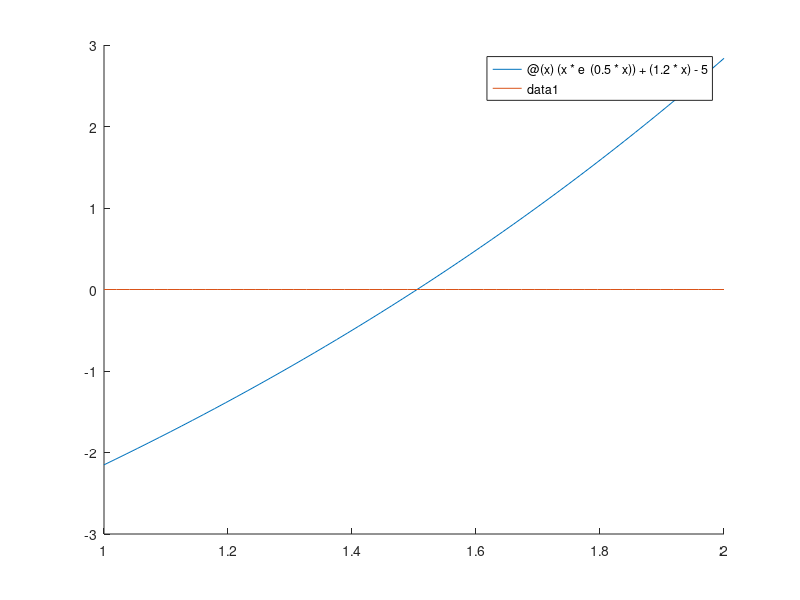

Reproduce this figure in MATLAB.
%Programa Atividade 2 de MN
%Nome: Victor yukio Cavalcanti Miki 
%Matricula: 180068229

## limpar variaveis
clc;
clear all;
close all;

## Plotar função:
e = exp(1);

x = linspace(1, 2, 50)
F = @(x) (x*e^(0.5*x)) + (1.2*x)-5;
Z = 0*x;

hold on

## # Segundo metodo
## fh = @(y) y^3 + 3.8*y^2 - 8.6*y - 24.4;
## fplot (fh, [-5, 5]);

fplot(F, [1, 2]);
plot(x, Z);

hold off

## Metodo de Newton

## anonymous function (corrigir warnning)
gx = @(x) 5/(e^(0.5*x) + 1.2);
Dgx = @(x) (-5*e^(0.5*x))/(2*(e^(0.5*x)+1.2)^2);

x0=1; ## ponto de partida para achar a primeira raiz
Err=1e-5; ## Erro de aproximação
imax=50; ## numero maximo de iterações

## Iterações
for i=1: imax
  
  ## Sequencia recursiva:
  xi=feval(gx,x0)
  
  ## Verificar Err
  if abs(xi-x0)<Err
    xz=xi;
##    fprintf('passou\n')
    break
  endif

  x0=xi;
endfor

fprintf('Solução xz=%6f', xz)
fprintf(', obtida em %i interações\n', i)